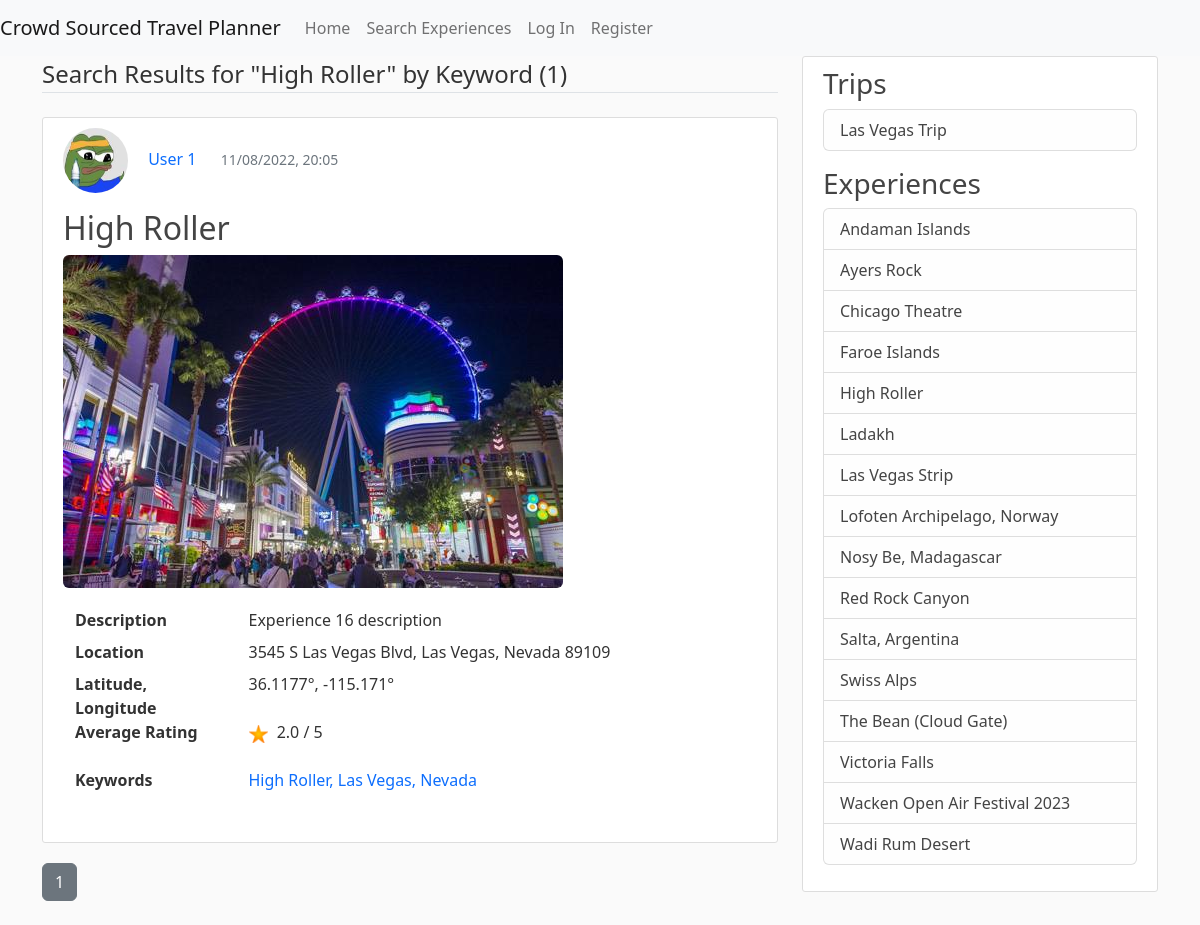
Screenshot of /keyword/High Roller with the database file from the repository.
### CrowdSourcedTravelPlanner/models.py (models this page shows, shortened)
class Experience(db.Model):
    id = db.Column(db.Integer, primary_key=True)
    title = db.Column(db.String(100), nullable=False)
    description = db.Column(db.Text, nullable=False)
    location = db.Column(db.String(100), nullable=False)
    date_posted = db.Column(db.DateTime, nullable=False, default=datetime.utcnow)
    image_file = db.Column(db.String(20), nullable=False, default='default.jpg')
    user_id = db.Column(db.Integer, db.ForeignKey('user.id'), nullable=False)
    latitude = db.Column(db.Float, nullable=True)
    longitude = db.Column(db.Float, nullable=True)
    keywords = db.relationship('Keyword', order_by=Keyword.id, back_populates='experience')
    ratings = db.relationship("Rating")

class User(db.Model, UserMixin):
    id = db.Column(db.Integer, primary_key=True)
    username = db.Column(db.String(20), unique=True, nullable=False)
    email = db.Column(db.String(120), unique=True, nullable=False)
    image_file = db.Column(db.String(20), nullable=False, default='default.jpg')
    password = db.Column(db.String(60), nullable=False)
    date_account_created = db.Column(db.DateTime, nullable=False, default=datetime.utcnow)
    experiences = db.relationship('Experience', backref='author', lazy=True)
    trips = db.relationship('Trip', backref='author', lazy=True)
    location = db.Column(db.String(100), nullable=True, default="")
    latitude = db.Column(db.Float, nullable=True)
    longitude = db.Column(db.Float, nullable=True)
    sort = db.Column(db.String(20), nullable=True, default='recent')

class Keyword(db.Model):
    __tablename__ = "keywords"
    id = db.Column(db.Integer, primary_key=True)
    keyword_text = db.Column(db.String, nullable=False)
    experience_id = db.Column(db.Integer, db.ForeignKey('experience.id'))
    experience = db.relationship("Experience", back_populates="keywords")

class Trip(db.Model):
    id = db.Column(db.Integer, primary_key=True)
    title = db.Column(db.String(100), nullable=False)
    location = db.Column(db.String(100), nullable=False)
    image_file = db.Column(db.String(20), nullable=False, default='trips_default.jpg')
    user_id = db.Column(db.Integer, db.ForeignKey('user.id'), nullable=False)

### CrowdSourcedTravelPlanner/routes.py (the view)
@app.route("/keyword/<string:keyword_text>")
def keyword(keyword_text):
    page = request.args.get('page', 1, type=int)
    experiences = Experience.query \
        .filter(Experience.keywords.any(Keyword.keyword_text.like('%' + keyword_text + '%'))) \
        .order_by(Experience.title) \
        .paginate(page=page, per_page=5)
    return render_template('keyword.html', experiences=experiences, keyword_text=keyword_text)

### CrowdSourcedTravelPlanner/routes.py (called while the page is built)
@app.context_processor
def inject_data():
    trip_data = Trip.query.order_by(Trip.title.asc()).all()
    trip_data_count = Trip.query.count()
    experience_data = Experience.query.order_by(Experience.title.asc()).all()
    exp_data_count = Experience.query.count()
    return dict(trip_data=trip_data, trip_data_count=trip_data_count, experience_data=experience_data,
                exp_data_count=exp_data_count)

### CrowdSourcedTravelPlanner/templates/keyword.html
{% extends "pageLayout.html" %}
{% block content %}
    <legend class="border-bottom mb-4">Search Results for "{{ keyword_text }}" by Keyword ({{ experiences.total }})</legend>
    {% for experience in experiences.items %}
        <article class="media content-section">
            <div class="media-body">
                <ul>
                    <li style="display:inline-block;">
                        <a href="{{ url_for('user_experiences', username=experience.author.username) }}">
                            <img class="rounded-circle article-img"
                                 src="{{ url_for('static', filename='profile_pics/' + experience.author.image_file) }}">
                        </a>
                    </li>
                    <li style="display:inline-block;">
                        <a class="mr-2 text-decoration-none" href="{{ url_for('user_experiences', username=experience.author.username) }}">{{ experience.author.username }}</a>
                    </li>
                    <li style="display:inline-block; padding-left: 20px;">
                        <small class="text-muted ">{{ experience.date_posted.strftime('%m/%d/%Y, %H:%M') }}</small>
                    </li>
                </ul>
                <h2><a class="article-title text-decoration-none"
                       href="{{ url_for('experience', experience_id=experience.id) }}">{{ experience.title }}</a></h2>
                <a href="{{ url_for('experience', experience_id=experience.id) }}">
                    <img class="img-rounded"
                         src="{{ url_for('static', filename='experience_pics/' + experience.image_file) }}">
                </a>
                <div class="container" style="margin-top: 20px;">
                    <dl class="row">
                        <dt class="col-sm-3">Description</dt>
                        <dd class="col-sm-9">{{ experience.description }}</dd>
                        <dt class="col-sm-3">Location</dt>
                        <dd class="col-sm-9">{{ experience.location }}</dd>
                        <dt class="col-sm-3">Latitude, Longitude</dt>
                        <dd class="col-sm-9">
                            {% if experience.latitude != -200 and experience.longitude != -200 %}
                                {{ experience.latitude }}°, {{ experience.longitude }}°
                            {% else %}
                                Latitude and Longitude not found for this location.
                            {% endif %}
                        </dd>
                        <dt class="col-sm-3">Average Rating</dt>
                        <dd class="col-sm-9">
                            {% if not experience.avg_rating %}
                                <p>This Experience has not yet been rated.</p>
                            {% else %}
                                <ul>
                                    <li style="display:inline-block;">
                                        <img src="{{ url_for('static', filename='experience_pics/star.png') }}">
                                    </li>
                                    <li style="display:inline-block; margin-left: 5px;">
                                        {{ experience.avg_rating|round(1) }} / 5
                                    </li>
                                </ul>
                            {% endif %}
                        </dd>
                        <dt class="col-sm-3">Keywords</dt>
                        <dd class="col-sm-9">
                            {% if experience.keywords|length == 1 %}
                                <ul>
                                    <li style="display:inline-block;">
                                        <a class="mr-2 text-decoration-none" href="{{ url_for('keyword', keyword_text=experience.keywords[0].keyword_text) }}">{{ experience.keywords[0].keyword_text }}</a>
                                    </li>
                                </ul>
                            {% elif experience.keywords|length > 1 %}
                                <ul>
                                    {% for keyword in experience.keywords[:-1] %}
                                        <li style="display:inline-block;">
                                            <a class="mr-2 text-decoration-none" href="{{ url_for('keyword', keyword_text=keyword.keyword_text) }}">{{ keyword.keyword_text }}, </a>
                                        </li>
                                    {% endfor %}
                                    <li style="display:inline-block;">
                                        <a class="mr-2 text-decoration-none" href="{{ url_for('keyword', keyword_text=experience.keywords[-1].keyword_text) }}">{{ experience.keywords[-1].keyword_text }}</a>
                                    </li>
                                </ul>
                            {% endif %}
                        </dd>
                    </dl>
                </div>
            </div>
        </article>
    {% endfor %}
    {% for page_num in experiences.iter_pages() %}
        {% if page_num %}
            {% if experiences.page == page_num %}
                <a class="btn btn-secondary mb-4" href="{{ url_for('keyword', keyword_text=keyword_text, page=page_num) }}">{{ page_num }}</a>
            {% else %}
                <a class="btn btn-outline-secondary mb-4" href="{{ url_for('keyword', keyword_text=keyword_text, page=page_num) }}">{{ page_num }}</a>
            {% endif %}
        {% else %}
            ...
        {% endif %}
    {% endfor %}
{% endblock content %}}

### CrowdSourcedTravelPlanner/templates/pageLayout.html (shortened to what this page needs)
<!DOCTYPE html>
<html lang="en">
<head>
    <link href="https://cdn.jsdelivr.net/npm/bootstrap@5.2.2/dist/css/bootstrap.min.css" rel="stylesheet">
    {% if request.endpoint == 'landing' %}
        <title>Crowd Sourced Travel Planner</title>
        <link href="{{ url_for('static', filename='landing.css') }}" rel="stylesheet" type="text/css">
    {% elif request.endpoint == 'login' %}
        <title>Login</title>
        <link href="{{ url_for('static', filename='login.css') }}" rel="stylesheet" type="text/css">
    {% elif request.endpoint == 'register' %}
        <title>Register</title>
        <link href="{{ url_for('static', filename='register.css') }}" rel="stylesheet" type="text/css">
    {% elif request.endpoint == 'profile' %}
        <title>My Profile</title>
        <link href="{{ url_for('static', filename='profile.css') }}" rel="stylesheet" type="text/css">
    {% elif request.endpoint == 'account' %}
        <title>My Account</title>
        <link href="{{ url_for('static', filename='account.css') }}" rel="stylesheet" type="text/css">
    {% elif request.endpoint == 'add_experience' %}
        <title>Add Experience</title>
        <link href="{{ url_for('static', filename='create_experience.css') }}" rel="stylesheet" type="text/css">
    {% elif request.endpoint == 'experience' %}
        <title>Experience Details</title>
        <link href="{{ url_for('static', filename='experience.css') }}" rel="stylesheet" type="text/css">
    {% elif request.endpoint == 'update_experience' %}
        <title>Update Experience</title>
        <link href="{{ url_for('static', filename='update_experience.css') }}" rel="stylesheet" type="text/css">
    {% elif request.endpoint == 'user_experiences' %}
        <title>User Experiences</title>
        <link href="{{ url_for('static', filename='user_experiences.css') }}" rel="stylesheet" type="text/css">
    {% elif request.endpoint == 'search' %}
        <title>Search</title>
        <link href="{{ url_for('static', filename='search.css') }}" rel="stylesheet" type="text/css">
    {% elif request.endpoint == 'keyword' %}
        <link href="{{ url_for('static', filename='keyword.css') }}" rel="stylesheet" type="text/css">
    {% elif request.endpoint == 'create_trip' %}
        <title>Create Trip</title>
        <link href="{{ url_for('static', filename='create_trip.css') }}" rel="stylesheet" type="text/css">
    {% elif request.endpoint == 'update_trip' %}
        <title>Update Trip</title>
        <link href="{{ url_for('static', filename='update_trip.css') }}" rel="stylesheet" type="text/css">
    {% elif request.endpoint == 'user_trips' %}
        <title>User Trips</title>
        <link href="{{ url_for('static', filename='user_trips.css') }}" rel="stylesheet" type="text/css">
    {% elif request.endpoint == 'trip' %}
        <title>Trip</title>
        <link href="{{ url_for('static', filename='trip.css') }}" rel="stylesheet" type="text/css">
    {% endif %}
</head>
<body>
    <nav class="navbar navbar-expand-lg navbar-light bg-light">
        <a class="navbar-brand" href="{{ url_for('landing') }}">Crowd Sourced Travel Planner</a>
        <div class="collapse navbar-collapse" id="navbarNav">
            <ul class="navbar-nav">
                <li class="nav-item active">
                    <a class="nav-link" href="{{ url_for('landing') }}">Home</a>
                </li>
                <li class="nav-item">
                    <a class="nav-link" href="{{ url_for('search') }}">Search Experiences</a>
                </li>
                {% if current_user.is_authenticated %}
                    <li class="nav-item">
                        <a class="nav-link" href="{{ url_for('add_experience') }}">Add Experience</a>
                    </li>
                    <li class="nav-item">
                        <a class="nav-link" href="{{ url_for('create_trip') }}">Create Trip</a>
                    </li>
                    <li class="nav-item">
                        <a class="nav-link" href="{{ url_for('profile') }}">My Profile</a>
                    </li>
                    <li class="nav-item">
                        <a class="nav-link" href="{{ url_for('account') }}">My Account</a>
                    </li>
                    <li class="nav-item">
                        <a class="nav-link" href="{{ url_for('logout') }}">Log Out</a>
                    </li>
                {% else %}
                    <li class="nav-item">
                        <a class="nav-link" href="{{ url_for('login') }}">Log In</a>
                    </li>
                    <li class="nav-item">
                        <a class="nav-link" href="{{ url_for('register') }}">Register</a>
                    </li>
                {% endif %}
            </ul>
        </div>
    </nav>
    <main role="main" class="container">
        <div class="row">
            <div class="col-md-8">
                {% block content %}{% endblock %}
            </div>
            <div class="col-md-4">
                <div class="content-section">
                    <h3>Trips</h3>
                    {% if trip_data_count == 0 %}
                        <p class='text-muted'>No trips have been created.
                    {% else %}
                        <ul class="list-group">
                            {% for trip in trip_data %}
                                <li class="list-group-item list-group-item-light">
                                    <a class="article-title text-decoration-none" href="{{ url_for('trip', trip_id=trip.id) }}">{{ trip.title }}</a>
                                </li>
                            {% endfor %}
                        </ul>
                    {% endif %}
                    <h3>Experiences</h3>
                    {% if exp_data_count == 0 %}
                        <p class='text-muted'>No experiences have been created.
                    {% else %}
                        <ul class="list-group">
                            {% for experience in experience_data %}
                                <li class="list-group-item list-group-item-light">
                                    <a class="article-title text-decoration-none" href="{{ url_for('experience', experience_id=experience.id) }}">{{ experience.title }}</a>
                                </li>
                            {% endfor %}
                        </ul>
                    {% endif %}
                </div>
            </div>
        </div>
    </main>
</body>
</html>

### CrowdSourcedTravelPlanner/static/keyword.css (style rules this page uses)
body { background: #fafafa; color: #333333; }
h1, h2, h3, h4, h5, h6 { color: #444444; }
.content-section { background: #ffffff; padding: 10px 20px; border: 1px solid #dddddd; border-radius: 3px; margin-bottom: 20px; }
.article-title { color: #444444; }
.article-img { height: 65px; width: 65px; margin-right: 16px; }
.img-rounded { border-radius:6px; }
ul { list-style: none; padding-left: 0; }

### rows the page displays
Experience: image_file (picture), author.username "User 1", date_posted "11/08/2022, 20:05", title "High Roller", description "Experience 16 description", location "3545 S Las Vegas Blvd, Las Vegas, Nevada 89109", latitude "36.1177", longitude "-115.171", avg_rating "2.0", keyword_text "Nevada"
Keyword: keyword_text "High Roller"
Keyword: keyword_text "Las Vegas"
Trip: title "Las Vegas Trip"
Experience: title "Andaman Islands"
Experience: title "Ayers Rock"
Experience: title "Chicago Theatre"
Experience: title "Faroe Islands"
Experience: title "Ladakh"
Experience: title "Las Vegas Strip"
Experience: title "Lofoten Archipelago, Norway"
Experience: title "Nosy Be, Madagascar"
Experience: title "Red Rock Canyon"
Experience: title "Salta, Argentina"
Experience: title "Swiss Alps"
Experience: title "The Bean (Cloud Gate)"
Experience: title "Victoria Falls"
Experience: title "Wacken Open Air Festival 2023"
Experience: title "Wadi Rum Desert"

### other values shown
{{ keyword_text }} "High Roller"
{{ experiences.total }} "1"
{{ page_num }} "1"
